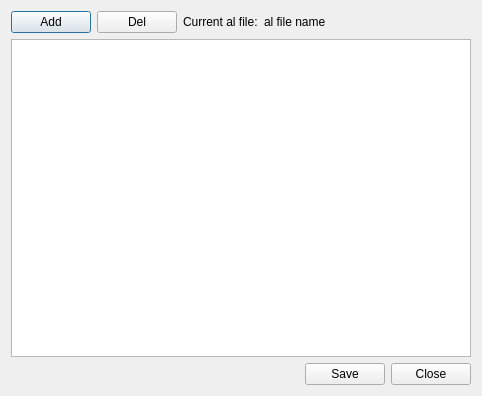
<?xml version="1.0" encoding="UTF-8"?>
<ui version="4.0">
 <class>SetupAudioDialog</class>
 <widget class="QDialog" name="SetupAudioDialog">
  <property name="geometry">
   <rect>
    <x>0</x>
    <y>0</y>
    <width>482</width>
    <height>396</height>
   </rect>
  </property>
  <property name="windowTitle">
   <string>Dialog</string>
  </property>
  <layout class="QVBoxLayout" name="verticalLayout_2">
   <item>
    <layout class="QVBoxLayout" name="verticalLayout">
     <item>
      <layout class="QHBoxLayout" name="horizontalLayout_2">
       <item>
        <widget class="QPushButton" name="addPushButton">
         <property name="text">
          <string>Add</string>
         </property>
        </widget>
       </item>
       <item>
        <widget class="QPushButton" name="delPushButton">
         <property name="text">
          <string>Del</string>
         </property>
        </widget>
       </item>
       <item>
        <widget class="QLabel" name="label">
         <property name="text">
          <string>Current al file:</string>
         </property>
        </widget>
       </item>
       <item>
        <widget class="QLabel" name="alFilenameLabel">
         <property name="text">
          <string>al file name</string>
         </property>
        </widget>
       </item>
       <item>
        <spacer name="horizontalSpacer">
         <property name="orientation">
          <enum>Qt::Horizontal</enum>
         </property>
         <property name="sizeHint" stdset="0">
          <size>
           <width>40</width>
           <height>20</height>
          </size>
         </property>
        </spacer>
       </item>
      </layout>
     </item>
     <item>
      <widget class="QListWidget" name="audioListWidget"/>
     </item>
     <item>
      <layout class="QHBoxLayout" name="horizontalLayout">
       <item>
        <spacer name="horizontalSpacer_2">
         <property name="orientation">
          <enum>Qt::Horizontal</enum>
         </property>
         <property name="sizeHint" stdset="0">
          <size>
           <width>40</width>
           <height>20</height>
          </size>
         </property>
        </spacer>
       </item>
       <item>
        <widget class="QPushButton" name="savePushButton">
         <property name="text">
          <string>Save</string>
         </property>
        </widget>
       </item>
       <item>
        <widget class="QPushButton" name="closePushButton">
         <property name="text">
          <string>Close</string>
         </property>
        </widget>
       </item>
      </layout>
     </item>
    </layout>
   </item>
  </layout>
 </widget>
 <resources/>
 <connections>
  <connection>
   <sender>closePushButton</sender>
   <signal>clicked()</signal>
   <receiver>SetupAudioDialog</receiver>
   <slot>reject()</slot>
   <hints>
    <hint type="sourcelabel">
     <x>427</x>
     <y>369</y>
    </hint>
    <hint type="destinationlabel">
     <x>147</x>
     <y>366</y>
    </hint>
   </hints>
  </connection>
 </connections>
</ui>
